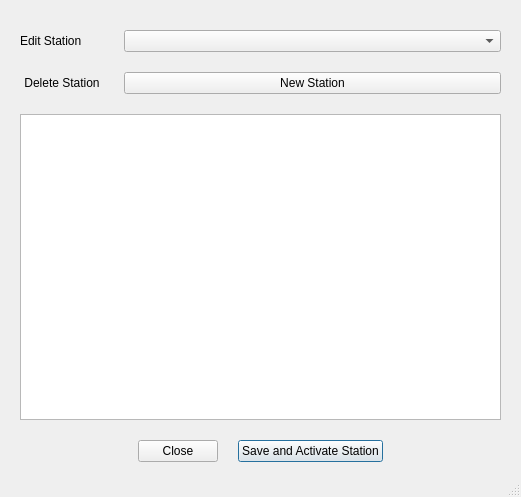
<?xml version="1.0" encoding="UTF-8"?>
<ui version="4.0">
 <class>Dialog</class>
 <widget class="QDialog" name="Dialog">
  <property name="geometry">
   <rect>
    <x>0</x>
    <y>0</y>
    <width>521</width>
    <height>497</height>
   </rect>
  </property>
  <property name="minimumSize">
   <size>
    <width>300</width>
    <height>200</height>
   </size>
  </property>
  <property name="windowTitle">
   <string>Station Setup</string>
  </property>
  <property name="sizeGripEnabled">
   <bool>true</bool>
  </property>
  <property name="modal">
   <bool>true</bool>
  </property>
  <widget class="QWidget" name="verticalLayoutWidget">
   <property name="geometry">
    <rect>
     <x>0</x>
     <y>10</y>
     <width>521</width>
     <height>472</height>
    </rect>
   </property>
   <layout class="QVBoxLayout" name="verticalLayout" stretch="0,1,0">
    <property name="spacing">
     <number>20</number>
    </property>
    <property name="sizeConstraint">
     <enum>QLayout::SetNoConstraint</enum>
    </property>
    <property name="leftMargin">
     <number>20</number>
    </property>
    <property name="topMargin">
     <number>20</number>
    </property>
    <property name="rightMargin">
     <number>20</number>
    </property>
    <property name="bottomMargin">
     <number>20</number>
    </property>
    <item>
     <layout class="QFormLayout" name="formLayout">
      <item row="0" column="1">
       <widget class="QComboBox" name="select_station"/>
      </item>
      <item row="0" column="0">
       <widget class="QLabel" name="label_2">
        <property name="text">
         <string>Edit Station</string>
        </property>
       </widget>
      </item>
      <item row="1" column="1">
       <widget class="QPushButton" name="button_new">
        <property name="text">
         <string>New Station</string>
        </property>
        <property name="autoDefault">
         <bool>false</bool>
        </property>
       </widget>
      </item>
      <item row="1" column="0">
       <widget class="QPushButton" name="button_delete">
        <property name="text">
         <string>Delete Station</string>
        </property>
        <property name="autoDefault">
         <bool>false</bool>
        </property>
        <property name="default">
         <bool>false</bool>
        </property>
        <property name="flat">
         <bool>true</bool>
        </property>
       </widget>
      </item>
     </layout>
    </item>
    <item>
     <widget class="QTableWidget" name="table_station">
      <property name="sizePolicy">
       <sizepolicy hsizetype="MinimumExpanding" vsizetype="MinimumExpanding">
        <horstretch>1</horstretch>
        <verstretch>1</verstretch>
       </sizepolicy>
      </property>
      <property name="selectionMode">
       <enum>QAbstractItemView::SingleSelection</enum>
      </property>
      <property name="selectionBehavior">
       <enum>QAbstractItemView::SelectRows</enum>
      </property>
      <attribute name="horizontalHeaderVisible">
       <bool>false</bool>
      </attribute>
      <attribute name="horizontalHeaderStretchLastSection">
       <bool>true</bool>
      </attribute>
     </widget>
    </item>
    <item>
     <layout class="QHBoxLayout" name="horizontalLayout_2">
      <property name="leftMargin">
       <number>10</number>
      </property>
      <property name="rightMargin">
       <number>10</number>
      </property>
      <item>
       <spacer name="horizontalSpacer_2">
        <property name="orientation">
         <enum>Qt::Horizontal</enum>
        </property>
        <property name="sizeHint" stdset="0">
         <size>
          <width>40</width>
          <height>20</height>
         </size>
        </property>
       </spacer>
      </item>
      <item>
       <widget class="QPushButton" name="button_close">
        <property name="text">
         <string>Close</string>
        </property>
       </widget>
      </item>
      <item>
       <widget class="QPushButton" name="button_save">
        <property name="text">
         <string>Save and Activate Station</string>
        </property>
        <property name="autoDefault">
         <bool>true</bool>
        </property>
        <property name="default">
         <bool>true</bool>
        </property>
       </widget>
      </item>
      <item>
       <spacer name="horizontalSpacer_3">
        <property name="orientation">
         <enum>Qt::Horizontal</enum>
        </property>
        <property name="sizeHint" stdset="0">
         <size>
          <width>40</width>
          <height>20</height>
         </size>
        </property>
       </spacer>
      </item>
     </layout>
    </item>
   </layout>
  </widget>
 </widget>
 <resources/>
 <connections/>
</ui>
